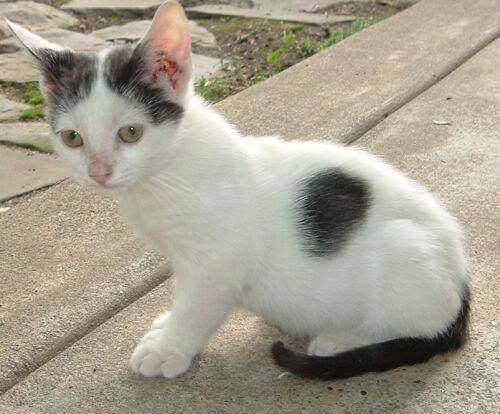
#> input picture images/cat.jpg, 500 x 414 px
$ python '像素读取与写入.py'
#> lines starting #> are read from the running program, lines starting #| are printed output that depends on the picture; after the words box and inside, x2 and y2 are one past the last pixel; in counts of white or black regions, pixels touching at a corner belong together
'''
 1.像素:每一张图片可拆分为若干像素点
 2.RGB:每一个像素点的颜色构成都是由red,green,blue按照不同比例构成
 3.颜色深度:表示R,G,B每一种颜色的大小,如果为8bit,则其表示范围是(0~255)
 4.图片的宽度和高度:(1920*1080)表示在宽上有1920个像素点,高上有1080个像素点
 5.图片大小计算:1920*1080*3*8bit
 6.jpg与png:jpg图片参数如上述,png在有RGB基础上还有一个透明度通道(alpha通道);jpg为有损压缩,png为无损压缩
 7.RGB与BGR:二者在颜色通道分布上顺序存在差异
 8.图片坐标系:
    --------------------->行
    |
    |
    |
    |
    |
    列

'''
import cv2

img = cv2.imread("images/cat.jpg", 1);
#> img is the input picture: shape (414, 500, 3); mean B, G, R 144.3, 159.9, 165.9
# 读取某一像素点通道值,opencv默认为BGR格式;img为矩阵格式存储,[Y,X]
(BlueChannel, GreenChannel, RedChannel) = img[100, 100]
#> BlueChannel = 187; GreenChannel = 200; RedChannel = 192
print(BlueChannel, GreenChannel, RedChannel)
#| 187 200 192
for i in range(0, 100):
    img[0 + i, 100] = (0, 0, 255)
    img[100, 0 + i] = (0, 0, 255)
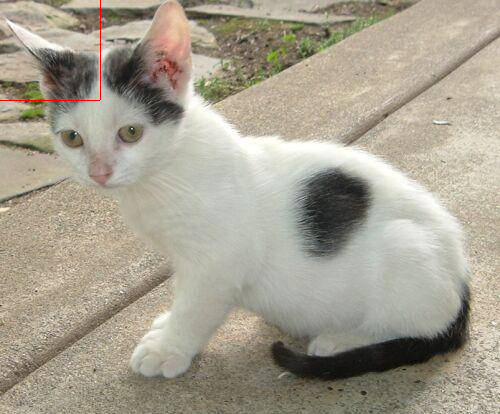
#> img: shape (414, 500, 3); 0.1% of pixels changed, all inside (x1, y1, x2, y2) = (0, 0, 101, 101)
cv2.imshow("show", img)
cv2.waitKey(0)
